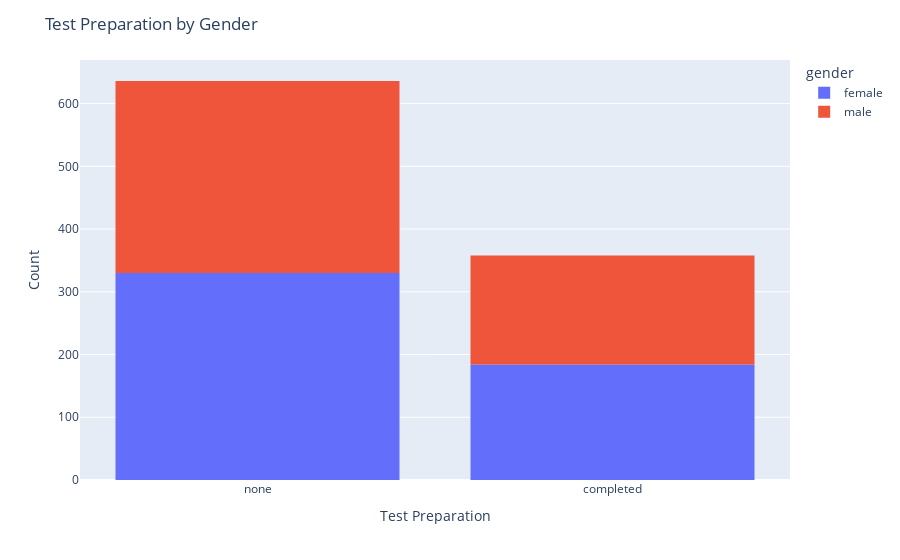

The notebook cell this image was saved under:
### Markdown cell above
### Q2. Check the counts of test_preparation by gender

### Code cell
fig = px.histogram(df, x='test_preparation', color='gender')
fig.update_layout(title='Test Preparation by Gender',
                  xaxis_title='Test Preparation',
                  yaxis_title='Count')
fig.show()

### Figure 1 — Plotly figure (JSON) as saved in the notebook; plotly's stock layout.template omitted (floating-point values rounded to 4 significant figures; data arrays with more than 128 entries replaced by an {"elided": "..."} marker saying what was removed)
{"data": [{"alignmentgroup": "True", "bingroup": "x", "hovertemplate": "gender=female<br>test_preparation=%{x}<br>count=%{y}<extra></extra>", "legendgroup": "female", "marker": {"color": "#636efa", "pattern": {"shape": ""}}, "name": "female", "offsetgroup": "female", "orientation": "v", "showlegend": true, "type": "histogram", "x": {"elided": "514 str values"}, "xaxis": "x", "yaxis": "y"}, {"alignmentgroup": "True", "bingroup": "x", "hovertemplate": "gender=male<br>test_preparation=%{x}<br>count=%{y}<extra></extra>", "legendgroup": "male", "marker": {"color": "#EF553B", "pattern": {"shape": ""}}, "name": "male", "offsetgroup": "male", "orientation": "v", "showlegend": true, "type": "histogram", "x": {"elided": "480 str values"}, "xaxis": "x", "yaxis": "y"}], "layout": {"barmode": "relative", "legend": {"title": {"text": "gender"}, "tracegroupgap": 0}, "margin": {"t": 60}, "title": {"text": "Test Preparation by Gender"}, "xaxis": {"anchor": "y", "domain": [0, 1], "title": {"text": "Test Preparation"}}, "yaxis": {"anchor": "x", "domain": [0, 1], "title": {"text": "Count"}}}}
